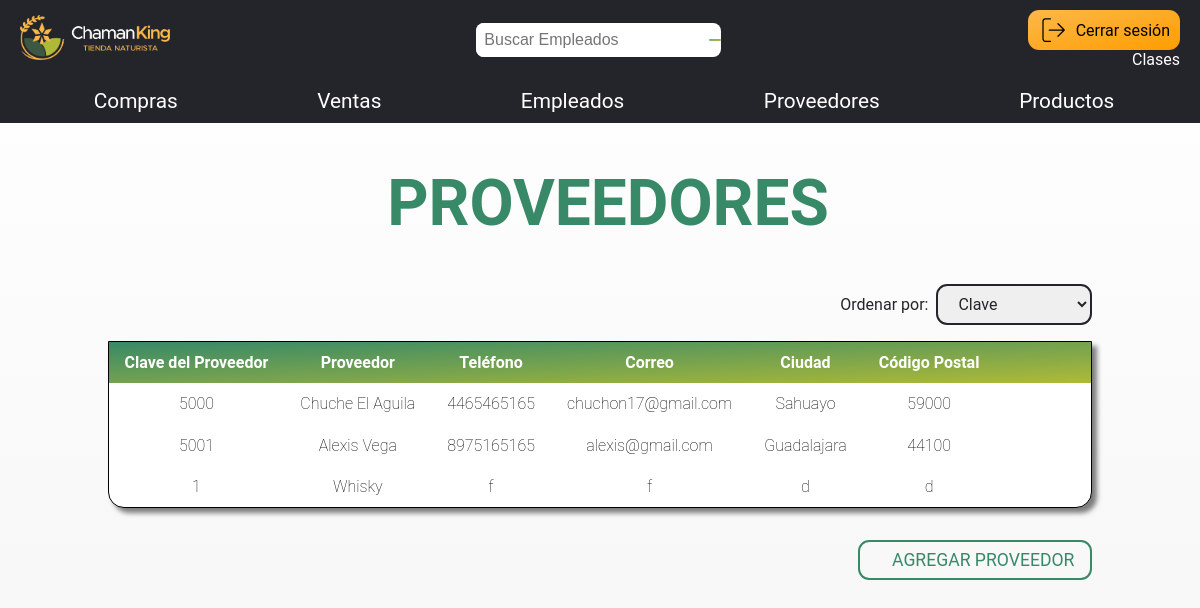
Screenshot of /proveedores/ with the database file from the repository.
### empleados/models.py (models this page shows, shortened)
class Proveedor(models.Model):
    id_pro = models.PositiveIntegerField(unique=True, blank=False, null=False)
    nombre = models.CharField(max_length=40, unique=True, blank=False, null=False)
    ciudad = models.CharField(max_length=40, blank=False, null=False)
    cp = models.CharField(max_length=10, blank=False, null=False)
    telefono = models.CharField(max_length=10, unique=True, blank=False, null=False)
    correo = models.CharField(max_length=30, unique=True, blank=False, null=False)
    habilitado = models.BooleanField(default=True)

### empleados/views.py (the view)
# urls.py: path('proveedores/', views.listar_proveedores, name='proveedores_list'),
def listar_proveedores(request):
    proveedores = Proveedor.objects.all()
    data = {
        'proveedores': proveedores
    }
    return render(request, 'empleados/proveedores/proveedores_list.html', data)

### empleados/templates/empleados/proveedores/proveedores_list.html (shortened to what this page needs)
{% extends 'base/base.html' %}
{% block content %}
    <h1 class="title">
        PROVEEDORES
    </h1>
    <div class="contenedor-table">
        <div class="contenedor-btn-ordenar">
            <label for="ordenar" class="label-ordenar">Ordenar por:</label>
            <select id="ordenar" class="dropdown-ordenar">
                <option value="clave">Clave</option>
            </select>
        </div>
        <table border="0" cellpadding="0" cellspacing="0" class="table">
            <tr class="encabezado-table">
                <th>Clave del Proveedor</th>
                <th>Proveedor</th>
                <th>Teléfono</th>
                <th>Correo</th>
                <th>Ciudad</th>
                <th>Código Postal</th>
                <th></th>
                <th></th>
                <th></th>
            </tr>
            {% for proveedor in proveedores %}
            <tr>
                <td>{{ proveedor.id_pro }}</td>
                <td>{{ proveedor.nombre }}</td>
                <td>{{ proveedor.telefono }}</td>
                <td>{{ proveedor.correo }}</td>
                <td>{{ proveedor.ciudad }}</td>
                <td>{{ proveedor.cp }}</td>
                <td>
                    </td>
                    <td>
                    </td>
                    <td>
                    </td>
            </tr>
            {% endfor %}
        </table>
        <div class="contenedor-btn-agregar">
            <a class="btn-agregar" href="{% url 'proveedores_new' %}">
                AGREGAR PROVEEDOR
            </a>
        </div>
    </div>
{% endblock %}

### static/css/styles.css (style rules this page uses)
:root { --amarillo: #FCB84A; --verde_oscuro: #3C5843; --verde: #378968; --verde_claro: #afba37; --verde_agua: #65ADA5; --verde_claro_transparente: rgba(175, 186, 55, 0.2); --negro_grisaseo: #24252A; --gris: #999; }
html { width: 100%; height: 100%; }
body { font-family: 'Roboto', sans-serif; margin: 0; padding: 0; background-image: linear-gradient(white, whitesmoke); }
a { color: inherit; text-decoration: none; }
.title { display: flex; justify-content: center; gap: 1rem; position: relative; font-size: 4rem; color: var(--verde); text-align: center; font-weight: bolder; }
.contenedor-table { margin-left: auto; margin-right: auto; position: relative; display: flex; flex-flow: column; max-width: fit-content; align-items: center; }
.contenedor-btn-ordenar { display: flex; align-self: flex-end; color: #24252A; align-items: center; margin-bottom: 1rem; }
.label-ordenar { padding: 0rem 0.5rem 0rem 0.2rem; }
.dropdown-ordenar { font-family: 'Roboto', sans-serif; font-size: 1rem; background-color: none; color: var(--negro_grisaseo); border: 2px solid var(--negro_grisaseo); width: fit-content; border-radius: 0.7rem; padding: 0.5rem 1rem 0.5rem 1rem; }
.dropdown-ordenar option { color: #24252A; background-color: white; }
.table { border: 1px solid black; background-color: white; border-radius: 0 0 1rem 1rem; box-shadow: 5px 5px 5px rgba(0, 0, 0, 0.5); }
.table th, td { border: 0; padding: 0.7rem 1rem 0.7rem 1rem; font-weight: lighter; text-align: center; }
.encabezado-table { background-image: linear-gradient(to bottom right, var(--verde), var(--verde_claro)); color: white; }
.encabezado-table th { font-weight: bold; }
.contenedor-btn-agregar { display: flex; align-self: flex-end; margin: 16px 0 1rem 0; }
.btn-agregar { display: flex; justify-content: center; gap: 1rem; background-color: none; color: var(--verde); font-size: 1.2rem; border: 2px solid var(--verde); width: fit-content; padding: 8px 16px 8px 16px; border-radius: 0.7rem; align-self: flex-end; }

### static/css/productos.css (style rules this page uses)
:root { --amarillo: #FCB84A; --verde_oscuro: #3C5843; --verde: #378968; --verde_claro: #afba37; --verde_agua: #65ADA5; --verde_claro_transparente: rgba(175, 186, 55, 0.2); --negro_grisaseo: #24252A; --gris: #999; }
html { width: 100%; height: 100%; background-color: whitesmoke; }
body { font-family: 'Roboto', sans-serif; margin: auto; padding: 0; width: 100%; height: 100%; }
.title { position: relative; font-size: 4rem; color: var(--verde); text-align: center; font-weight: bolder; }
.btn-agregar { background-color: none; color: var(--verde); font-size: 1.1rem; border: 2px solid var(--verde); width: fit-content; padding: 8px 16px 8px 16px; border-radius: 0.7rem; align-self: flex-end; margin: 1rem 0 0 0; }

### rows the page displays
Proveedor: id_pro "5000", nombre "Chuche El Aguila", telefono "4465465165", correo "chuchon17@gmail.com", ciudad "Sahuayo", cp "59000"
Proveedor: id_pro "5001", nombre "Alexis Vega", telefono "8975165165", correo "alexis@gmail.com", ciudad "Guadalajara", cp "44100"
Proveedor: id_pro "1", nombre "Whisky", telefono "f", correo "f", ciudad "d", cp "d"
